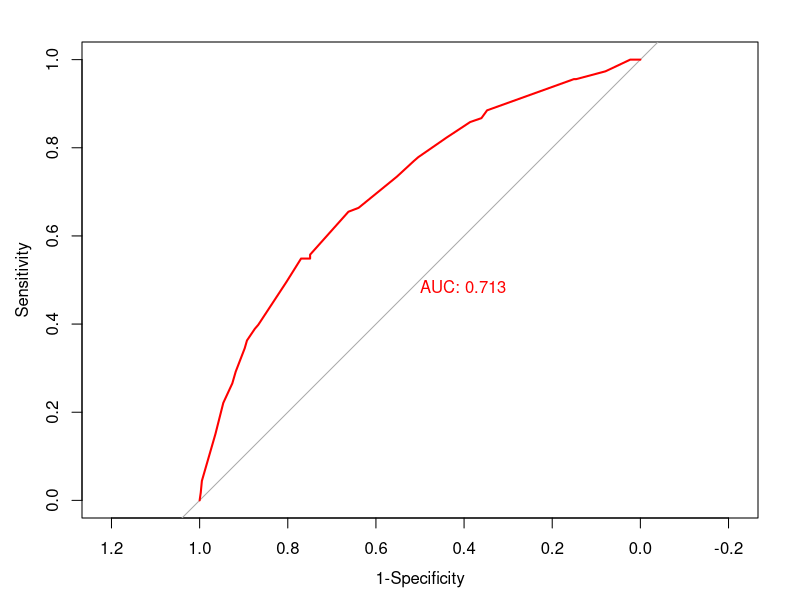
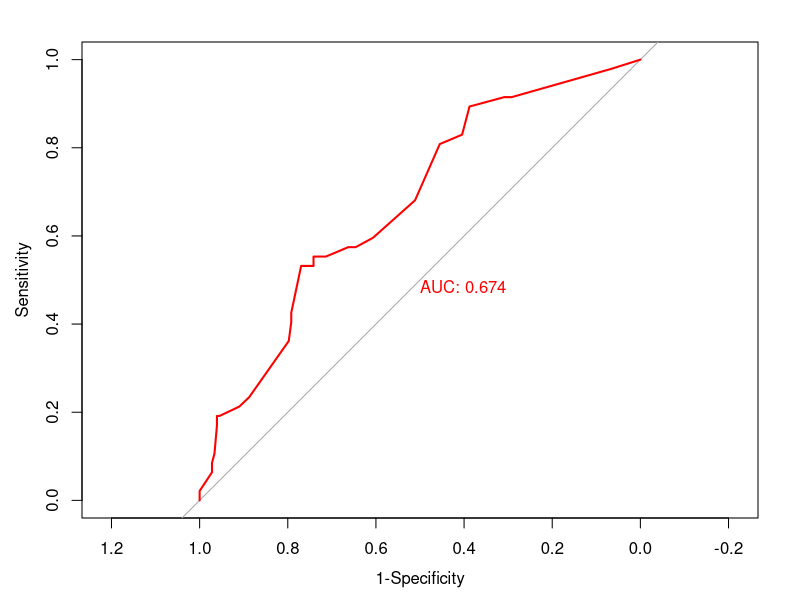
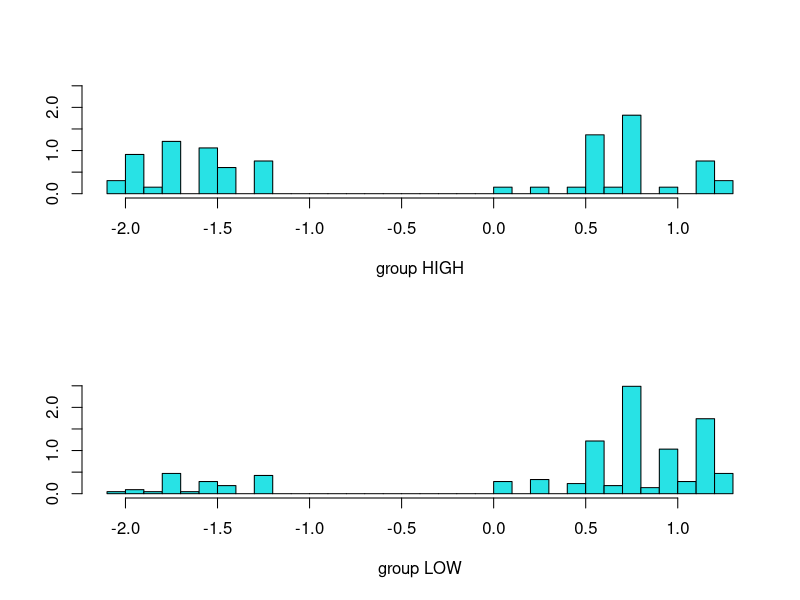
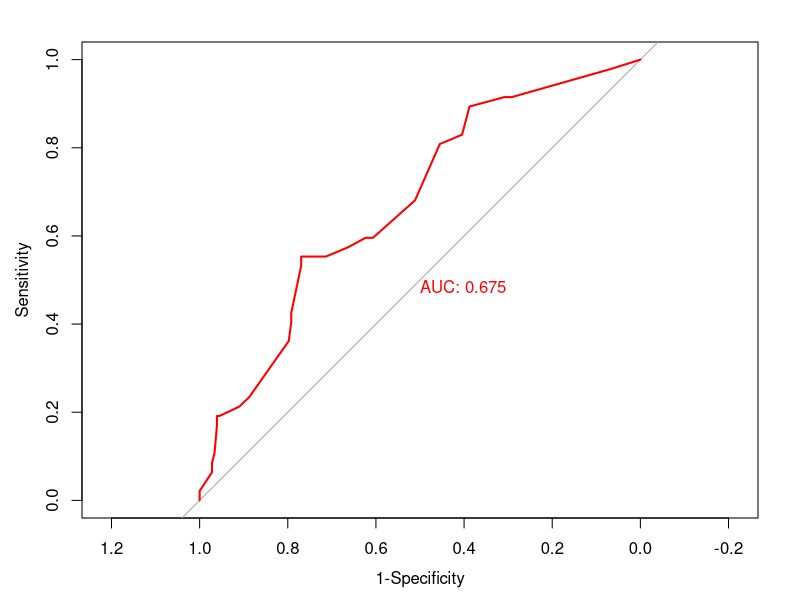

Reproduce these figures in R, in order.
library(pROC)
library(MASS)

lasvegas = read.table("LasVegas.csv", sep=";", header = T)
str(lasvegas)
summary(lasvegas)
attach(lasvegas)


# supervised learning

# classification

# Logistic regression (glm) -----
set.seed(1)

# transform data
Score.high = rep("HIGH", length(lasvegas$Score))
Score.high[lasvegas$Score >= 4] = "LOW"
lasvegas$Score = as.factor(Score.high)


# train model on full lasvegas dataset
log.fit = glm(Score ~ User.country + Helpful.votes + Hotel.stars + Free.internet + Traveler.type + Spa + Gym + Nr..rooms + Nr..reviews + Pool + Period.of.stay + Member.years, family=binomial, data=lasvegas)

#log.fit = glm(Score ~ Free.internet + Traveler.type + Spa + Pool + User.country, family=binomial, data=lasvegas)
log.fit = glm(Score ~ Hotel.stars + Free.internet + Traveler.type, family=binomial, data=lasvegas)

# show model info
summary(log.fit)

# predict score based on the dataset
log.prob = predict(log.fit, type = "response")

# Gives value of HIGH and LOW for score (HIGH = 0, LOW = 1) 
contrasts(lasvegas$Score)

# transform score predictions to match the dataset format
log.pred = rep("HIGH", nrow(lasvegas))
log.pred[log.prob > 0.5] = "LOW"


# Confusion matrix between actual score and predicted
table(Score, log.pred)

# Accuracy percentage
mean(log.pred == Score)
# Error rate
mean(log.pred != Score)

# compute roc
ROC.log = roc(lasvegas$Score, log.prob, levels = c("LOW", "HIGH"))

# plot ROC curve
plot.roc(ROC.log, print.auc = T, xlab = "1-Specificity", col = "red", axes = T)


# With test set ---------

# split the dataset in two
train = (Member.years < 5)

# split Data
lasvegas.train = lasvegas[train,]
lasvegas.test = lasvegas[!train,]

# train model with train data
log.fit = glm(Score ~ Hotel.stars + Free.internet + Traveler.type, family=binomial, data=lasvegas.train)
#log.fit = glm(Score ~ Hotel.name + Helpful.votes, family=binomial, data=lasvegas.train)

# get model info
summary(log.fit)
summary(log.fit)$coef[-1,4] < 0.05

# predict score for the test set
log.prob = predict(log.fit, newdata = lasvegas.test, type = "response")

# Gives value of HIGH and LOW for score (HIGH = 0, LOW = 1)
contrasts(lasvegas.test$Score)

# transform the predictions vector to match the score in the test set
log.pred = rep("HIGH", nrow(lasvegas.test))
log.pred[log.prob > 0.5] = "LOW"

# display confusion matrix between the predictions and the dataset
table(log.pred, lasvegas.test$Score)

# Accuracy percentage
mean(log.pred == lasvegas.test$Score)
# Error rate
mean(log.pred != lasvegas.test$Score)

# compute roc
ROC.log.test = roc(lasvegas.test$Score, log.prob, levels = c("LOW", "HIGH"))

# plot ROC curve
plot.roc(ROC.log.test, print.auc = T, xlab = "1-Specificity", col = "red", axes = T)


# LDA ----------

#lda.fit = lda(Score ~ Helpful.votes + Hotel.stars + Free.internet + Traveler.type + Spa + Nr..rooms + Nr..reviews + Pool + Period.of.stay + Member.years + User.continent, data = lasvegas, subset = train)
lda.fit = lda(Score ~ Hotel.stars + Free.internet + Traveler.type, data = lasvegas, subset = train)

summary(lda.fit)
plot(lda.fit)

lda.pred = predict(lda.fit, lasvegas.test)

# Accuracy
mean(lda.pred$class == lasvegas.test$Score)

# Error rate
mean(lda.pred$class != lasvegas.test$Score)

# Confusion matrix
table(lda.pred$class, lasvegas.test$Score)


# 
lda.probs = lda.pred$posterior[,1]

ROC.lda = roc(lasvegas.test$Score, lda.probs, levels = c("LOW", "HIGH"))
plot.roc(ROC.lda, print.auc = T, xlab = "1-Specificity", col = "red", axes = T)
